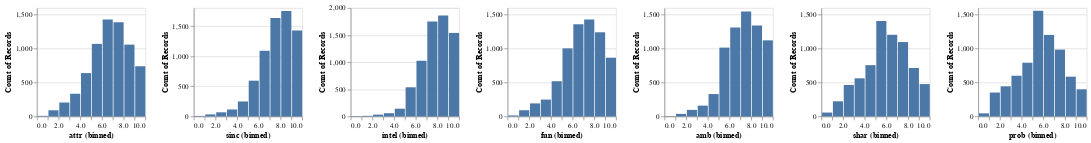

Notebook code cell kept with this figure:
### Markdown cell above
### Exploratory data analysis

### Code cell
alt.Chart(df).mark_bar().encode(
    alt.X(alt.repeat("column"), type="quantitative", bin=True),
    y='count()',
).properties(
    width=150,
    height=150
).repeat(
    column=features
)

### Figure 1 — Vega-Lite specification as saved in the notebook (floating-point values rounded to 4 significant figures; data arrays with more than 128 entries replaced by an {"elided": "..."} marker saying what was removed)
{"config": {"view": {"continuousWidth": 400, "continuousHeight": 300}}, "repeat": {"column": ["attr", "sinc", "intel", "fun", "amb", "shar", "prob"]}, "spec": {"data": {"name": "data-12eff9b8b3d121989ce2c899abb3108f"}, "mark": "bar", "encoding": {"x": {"bin": true, "field": {"repeat": "column"}, "type": "quantitative"}, "y": {"aggregate": "count", "type": "quantitative"}}, "height": 150, "width": 150}, "$schema": "https://vega.github.io/schema/vega-lite/v4.17.0.json", "datasets": {"data-12eff9b8b3d121989ce2c899abb3108f": {"elided": "6963 records"}}}
